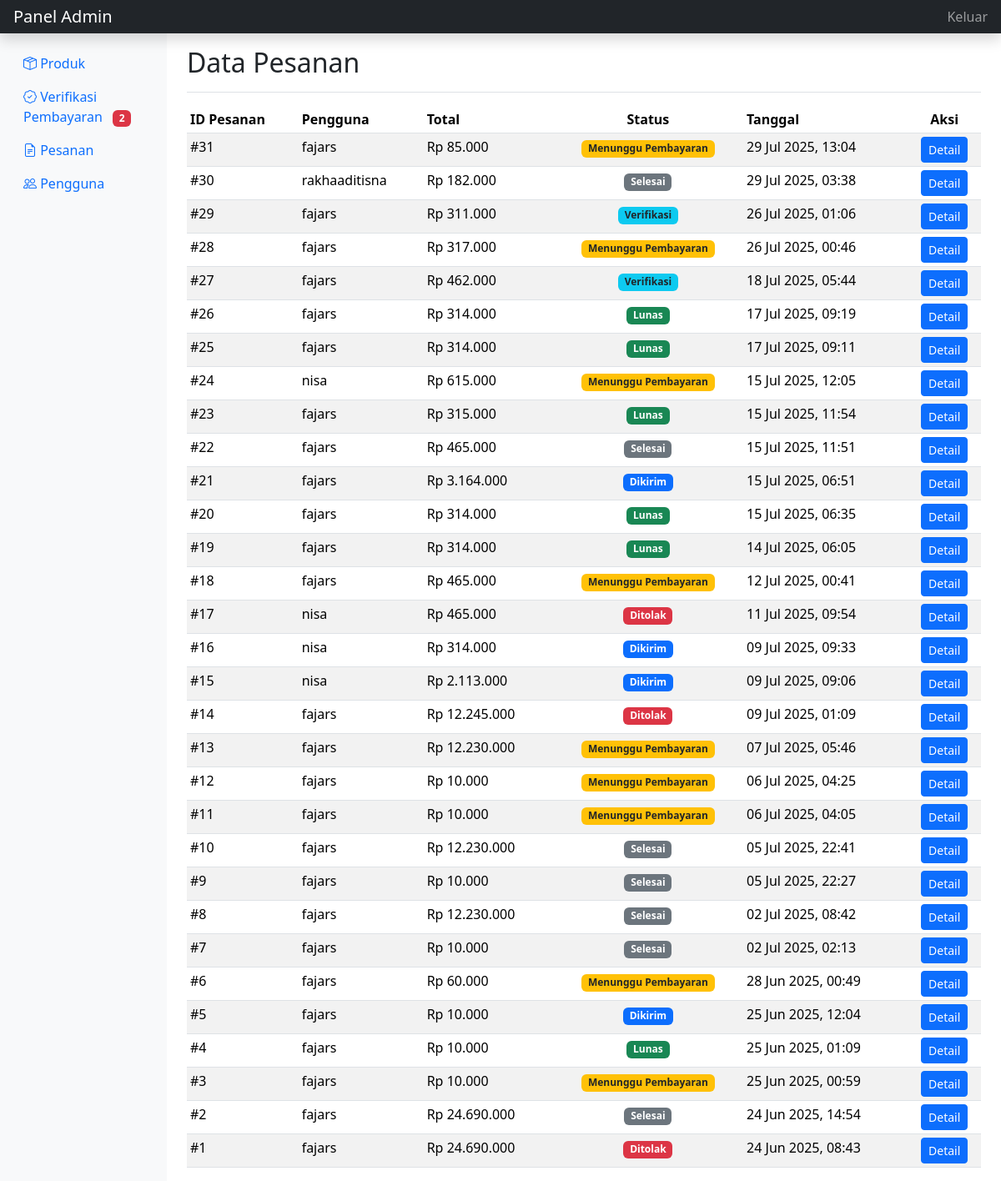
Screenshot of /admin/pesanan.php (signed in) with the database file from the repository.
### tables this page shows
CREATE TABLE `orders` (
  `id` int(11) NOT NULL,
  `user_id` int(11) NOT NULL,
  `total_amount` decimal(10,2) NOT NULL,
  `shipping_cost` decimal(10,2) NOT NULL DEFAULT 0.00,
  `shipping_address` text DEFAULT NULL,
  `status` enum('waiting_payment','verifying','paid','shipped','completed','ditolak','pending') NOT NULL DEFAULT 'pending',
  `payment_proof` varchar(255) DEFAULT NULL,
  `payment_method` enum('Bank Transfer') NOT NULL DEFAULT 'Bank Transfer',
  `created_at` timestamp NOT NULL DEFAULT current_timestamp()
);

CREATE TABLE `users` (
  `id` int(11) NOT NULL,
  `username` varchar(50) NOT NULL,
  `email` varchar(100) NOT NULL,
  `password` varchar(255) NOT NULL,
  `full_name` varchar(100) DEFAULT NULL,
  `address` text DEFAULT NULL,
  `role` enum('user','admin') NOT NULL DEFAULT 'user',
  `created_at` timestamp NOT NULL DEFAULT current_timestamp()
);

### admin/pesanan.php (the view, shortened to what this page needs)
<?php
require_once '../includes/db.php';
include '_header_admin.php';
?>
<div class="d-flex justify-content-between flex-wrap flex-md-nowrap align-items-center pt-3 pb-2 mb-3 border-bottom">
    <h1 class="h2">Data Pesanan</h1>
</div>
<div class="table-responsive">
    <table class="table table-striped table-sm">
        <thead>
            <tr>
                <th>ID Pesanan</th>
                <th>Pengguna</th>
                <th>Total</th>
                <th class="text-center">Status</th>
                <th>Tanggal</th>
                <th class="text-center">Aksi</th>
            </tr>
        </thead>
        <tbody>
            <?php
            $sql = "SELECT o.id, o.total_amount, o.status, o.created_at, u.username
                    FROM orders o
                    JOIN users u ON o.user_id = u.id
                    ORDER BY o.created_at DESC";
            $result = $conn->query($sql);
            if ($result && $result->num_rows > 0):
                while ($order = $result->fetch_assoc()):
                    $status_badge = '';
                    $status_text = '';
                    switch ($order['status']) {
                        case 'waiting_payment':
                            $status_badge = 'bg-warning text-dark';
                            $status_text = 'Menunggu Pembayaran';
                            break;
                        case 'verifying':
                            $status_badge = 'bg-info text-dark';
                            $status_text = 'Verifikasi';
                            break;
                        case 'paid':
                            $status_badge = 'bg-success';
                            $status_text = 'Lunas';
                            break;
                        case 'shipped':
                            $status_badge = 'bg-primary';
                            $status_text = 'Dikirim';
                            break;
                        case 'completed':
                            $status_badge = 'bg-secondary';
                            $status_text = 'Selesai';
                            break;
                        case 'ditolak':
                            $status_badge = 'bg-danger';
                            $status_text = 'Ditolak';
                            break;
                    }
            ?>
            <tr>
                <td>#<?php echo $order['id']; ?></td>
                <td><?php echo htmlspecialchars($order['username']); ?></td>
                <td>Rp <?php echo number_format($order['total_amount'], 0, ',', '.'); ?></td>
                <td class="text-center"><span class="badge <?php echo $status_badge; ?>"><?php echo $status_text; ?></span></td>
                <td><?php echo date("d M Y, H:i", strtotime($order['created_at'])); ?></td>
                <td class="text-center">
                    <a href="detail_pesanan.php?id=<?php echo $order['id']; ?>" class="btn btn-primary btn-sm">Detail</a>
                </td>
            </tr>
            <?php
                endwhile;
            else:
            ?>
            <tr><td colspan="6" class="text-center">Tidak ada pesanan.</td></tr>
            <?php endif; ?>
        </tbody>
    </table>
</div>
<?php include '_footer_admin.php'; ?>

### rows the page displays
orders: id "31", user.username "fajars", total_amount "85.000", status "Menunggu Pembayaran", created_at "29 Jul 2025, 13:04"
orders: id "30", user.username "rakhaaditisna", total_amount "182.000", status "Selesai", created_at "29 Jul 2025, 03:38"
orders: id "29", user.username "fajars", total_amount "311.000", status "Verifikasi", created_at "26 Jul 2025, 01:06"
orders: id "28", user.username "fajars", total_amount "317.000", status "Menunggu Pembayaran", created_at "26 Jul 2025, 00:46"
orders: id "27", user.username "fajars", total_amount "462.000", status "Verifikasi", created_at "18 Jul 2025, 05:44"
orders: id "26", user.username "fajars", total_amount "314.000", status "Lunas", created_at "17 Jul 2025, 09:19"
orders: id "25", user.username "fajars", total_amount "314.000", status "Lunas", created_at "17 Jul 2025, 09:11"
orders: id "24", user.username "nisa", total_amount "615.000", status "Menunggu Pembayaran", created_at "15 Jul 2025, 12:05"
orders: id "23", user.username "fajars", total_amount "315.000", status "Lunas", created_at "15 Jul 2025, 11:54"
orders: id "22", user.username "fajars", total_amount "465.000", status "Selesai", created_at "15 Jul 2025, 11:51"
orders: id "21", user.username "fajars", total_amount "3.164.000", status "Dikirim", created_at "15 Jul 2025, 06:51"
orders: id "20", user.username "fajars", total_amount "314.000", status "Lunas", created_at "15 Jul 2025, 06:35"
orders: id "19", user.username "fajars", total_amount "314.000", status "Lunas", created_at "14 Jul 2025, 06:05"
orders: id "18", user.username "fajars", total_amount "465.000", status "Menunggu Pembayaran", created_at "12 Jul 2025, 00:41"
orders: id "17", user.username "nisa", total_amount "465.000", status "Ditolak", created_at "11 Jul 2025, 09:54"
orders: id "16", user.username "nisa", total_amount "314.000", status "Dikirim", created_at "09 Jul 2025, 09:33"
orders: id "15", user.username "nisa", total_amount "2.113.000", status "Dikirim", created_at "09 Jul 2025, 09:06"
orders: id "14", user.username "fajars", total_amount "12.245.000", status "Ditolak", created_at "09 Jul 2025, 01:09"
orders: id "13", user.username "fajars", total_amount "12.230.000", status "Menunggu Pembayaran", created_at "07 Jul 2025, 05:46"
orders: id "12", user.username "fajars", total_amount "10.000", status "Menunggu Pembayaran", created_at "06 Jul 2025, 04:25"
orders: id "11", user.username "fajars", total_amount "10.000", status "Menunggu Pembayaran", created_at "06 Jul 2025, 04:05"
orders: id "10", user.username "fajars", total_amount "12.230.000", status "Selesai", created_at "05 Jul 2025, 22:41"
orders: id "9", user.username "fajars", total_amount "10.000", status "Selesai", created_at "05 Jul 2025, 22:27"
orders: id "8", user.username "fajars", total_amount "12.230.000", status "Selesai", created_at "02 Jul 2025, 08:42"
orders: id "7", user.username "fajars", total_amount "10.000", status "Selesai", created_at "02 Jul 2025, 02:13"
orders: id "6", user.username "fajars", total_amount "60.000", status "Menunggu Pembayaran", created_at "28 Jun 2025, 00:49"
orders: id "5", user.username "fajars", total_amount "10.000", status "Dikirim", created_at "25 Jun 2025, 12:04"
orders: id "4", user.username "fajars", total_amount "10.000", status "Lunas", created_at "25 Jun 2025, 01:09"
orders: id "3", user.username "fajars", total_amount "10.000", status "Menunggu Pembayaran", created_at "25 Jun 2025, 00:59"
orders: id "2", user.username "fajars", total_amount "24.690.000", status "Selesai", created_at "24 Jun 2025, 14:54"
orders: id "1", user.username "fajars", total_amount "24.690.000", status "Ditolak", created_at "24 Jun 2025, 08:43"

### other values shown
$verif_count "2"
